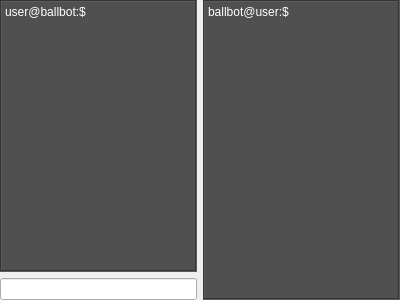
<?xml version="1.0" encoding="UTF-8"?>
<ui version="4.0">
 <class>QConsoleWidget</class>
 <widget class="QWidget" name="QConsoleWidget">
  <property name="geometry">
   <rect>
    <x>0</x>
    <y>0</y>
    <width>400</width>
    <height>300</height>
   </rect>
  </property>
  <property name="windowTitle">
   <string>Form</string>
  </property>
  <layout class="QHBoxLayout" name="horizontalLayout">
   <property name="spacing">
    <number>6</number>
   </property>
   <property name="leftMargin">
    <number>0</number>
   </property>
   <property name="topMargin">
    <number>0</number>
   </property>
   <property name="rightMargin">
    <number>0</number>
   </property>
   <property name="bottomMargin">
    <number>0</number>
   </property>
   <item>
    <layout class="QVBoxLayout" name="verticalLayout">
     <item>
      <widget class="QLabel" name="commandLabel">
       <property name="styleSheet">
        <string notr="true">color: rgb(255, 255, 255);
background-color: rgb(80, 80, 80);
font: 11pt &quot;Ubuntu&quot;;</string>
       </property>
       <property name="frameShape">
        <enum>QFrame::Box</enum>
       </property>
       <property name="frameShadow">
        <enum>QFrame::Sunken</enum>
       </property>
       <property name="text">
        <string>user@ballbot:$</string>
       </property>
       <property name="alignment">
        <set>Qt::AlignLeading|Qt::AlignLeft|Qt::AlignTop</set>
       </property>
      </widget>
     </item>
     <item>
      <widget class="QLineEdit" name="consoleLineEdit"/>
     </item>
    </layout>
   </item>
   <item>
    <widget class="QLabel" name="messageLabel">
     <property name="sizePolicy">
      <sizepolicy hsizetype="Expanding" vsizetype="Preferred">
       <horstretch>0</horstretch>
       <verstretch>0</verstretch>
      </sizepolicy>
     </property>
     <property name="styleSheet">
      <string notr="true">color: rgb(255, 255, 255);
background-color: rgb(80, 80, 80);
font: 11pt &quot;Ubuntu&quot;;</string>
     </property>
     <property name="frameShape">
      <enum>QFrame::Box</enum>
     </property>
     <property name="frameShadow">
      <enum>QFrame::Sunken</enum>
     </property>
     <property name="text">
      <string>ballbot@user:$</string>
     </property>
     <property name="alignment">
      <set>Qt::AlignLeading|Qt::AlignLeft|Qt::AlignTop</set>
     </property>
    </widget>
   </item>
  </layout>
 </widget>
 <resources/>
 <connections/>
</ui>
